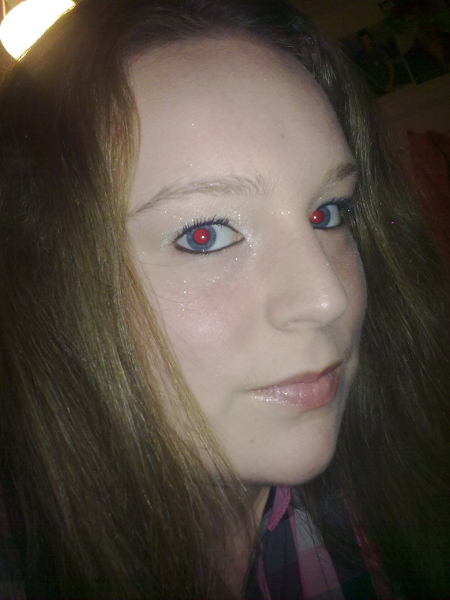
#> input picture testPhotos/red-eye9.jpg, 900 x 1200 px (shown at 1/2 size)
$ python OjosRojos.py
#> lines starting #> are read from the running program, lines starting #| are printed output that depends on the picture; after the words box and inside, x2 and y2 are one past the last pixel; in counts of white or black regions, pixels touching at a corner belong together
### circleDetector.py
import numpy as np
class Circle:
    p1 = []
    p2 = []
    p3 = []
    center = []
    radius = 0
    def __init__(self, _p1): #Constructor
        self.p1 = _p1
        self.mat = [[],[],[]]
        self.ds, self.dc, self.dd, self.de = 0,0,0,0
        self.c,self.d,self.e = 0,0,0
    #Funciones que dan solucion a un sistema de ecuaciones con 3 incogintas a partir de la regla de Cramer
    def get_ds(self):
        self.ds = np.linalg.det([ [self.mat[0][0],self.mat[0][1],self.mat[0][2]],
                                  [self.mat[1][0],self.mat[1][1],self.mat[1][2]],
                                  [self.mat[2][0],self.mat[2][1],self.mat[2][2]] ])
    def getdc(self):
        self.dc = np.linalg.det([ [self.mat[0][3],self.mat[0][1],self.mat[0][2]],
                                  [self.mat[1][3],self.mat[1][1],self.mat[1][2]],
                                  [self.mat[2][3],self.mat[2][1],self.mat[2][2]] ])
    def get_dd(self):
        self.dd = np.linalg.det([ [self.mat[0][0],self.mat[0][3],self.mat[0][2]],
                                  [self.mat[1][0],self.mat[1][3],self.mat[1][2]],
                                  [self.mat[2][0],self.mat[2][3],self.mat[2][2]] ])
    def get_de(self):
        self.de = np.linalg.det([ [self.mat[0][0],self.mat[0][1],self.mat[0][3]],
                                  [self.mat[1][0],self.mat[1][1],self.mat[1][3]],
                                  [self.mat[2][0],self.mat[2][1],self.mat[2][3]] ])
    def ti(self,x,y):
        return (pow(x,2)+pow(y,2))*-1
    def create_mat(self):
        self.mat = [[self.p1[0],self.p1[1],1,self.ti(self.p1[0],self.p1[1])],[self.p2[0], self.p2[1],1,self.ti(self.p2[0],self.p2[1])],[self.p3[0], self.p3[1], 1,self.ti(self.p3[0],self.p3[1])]]
    def calc_center(self,z):
        return pow(z/2,2)
    def get_eq(self):
        #Funcion que defina la eucación de una circunferencia a partir de 3 puntos. Ejemplo del metodo utilizado: https://www.youtube.com/watch?v=gkQUyBf2VC8
        self.create_mat()
        self.get_ds()
        self.getdc()
        self.get_dd()
        self.get_de()
        self.c = self.dc/(2*self.ds) #completa el cuadrado
        self.d = self.dd/(2*self.ds) #completa el cuadrado
        self.e = self.de/self.ds
        self.center = [int(self.c*-1),int(self.d*-1)]
        self.radius = int(pow((-1*self.e)+pow(self.c,2)+pow(self.d,2),0.5))

### OjosRojos.py
import cv2
import numpy as np
from circleDetector import Circle

#parameters:
imageSource = "testPhotos/red-eye9.jpg"

minBrightness = 15
numOfTests = 30
successTolerance = 0.75
circleToreranceDelta = 0.1
outerCircTolerance =  0.025
#end of parameters

#functions
def gamma(img, gamma):
    inv_gamma = 1/gamma
    table = np.array([((i / 255.0) ** inv_gamma) * 255
		for i in np.arange(0, 256)]).astype("uint8")
    return cv2.LUT(img, table)

def circunferencia(x,h,k,r):
    return int(pow(pow(r,2)-pow(x-h,2),0.5)+k)
#end of functions

img_original = cv2.imread(imageSource)
#> img_original is the input picture: shape (1200, 900, 3); mean B, G, R 66.6, 75.6, 84.8
cv2.imshow("Original image", img_original)

img = img_original

tamanio = np.shape(img) #[y,x]
tamanio_original = tamanio
if(tamanio[0] > 800): #en caso de que la imagen sea muy grande, se escala proporcionalmente para agilizar su procesamiento.
    img = cv2.resize(img, (800, int(tamanio[0]*800/tamanio[1])))
    tamanio = np.shape(img)
if(tamanio[1] > 800):
    img = cv2.resize(img, ((int(tamanio[1]*800/tamanio[0])),800))
    tamanio = np.shape(img)

print("y: ",tamanio[0])
#| y:  1066
print("x: ",tamanio[1])
#| x:  800

#BGR
imgChannels = [img[:,:,0], img[:,:,1], img[:,:,2]]


imgChannels[2] = gamma(imgChannels[2],0.8) #se aplica función gamma en el canal R (de BGR) para disminuir los tonos rojizos
#> in gamma, `return cv2.LUT(img, table)`:
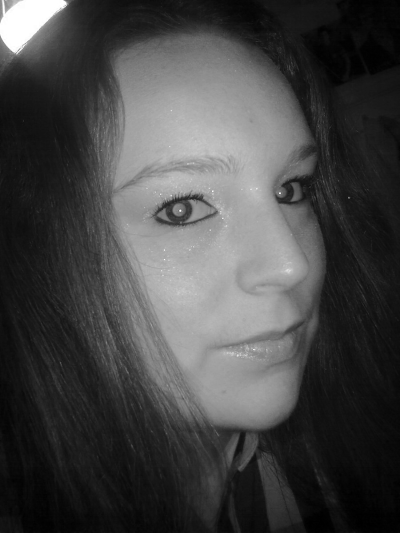
#> returned value: shape (1066, 800) (shown at 1/2 size); min 0, max 255, mean 69.1

imgMerged = cv2.merge(imgChannels) #se concatenan los tres canales con gamma en canal R
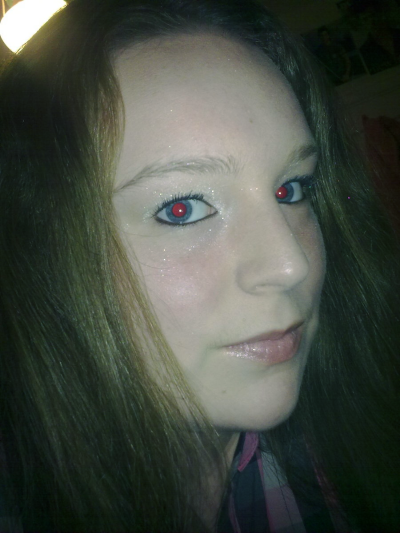
#> imgMerged: shape (1066, 800, 3) (shown at 1/2 size); mean of channels 0, 1, 2 66.5, 75.5, 69.1; drawn as B, G, R

imgGauss = cv2.GaussianBlur(imgMerged,(9,9),5) #se hace un blur a la imagen para reducir el ruido

#cv2.imshow("gamma",imgMerged)
#cv2.imshow("gamma-gauss",imgGauss)
imgHSV = cv2.cvtColor(imgGauss, cv2.COLOR_BGR2HSV)
#> imgHSV: shape (1066, 800, 3); mean H, S, V 54.9, 69.6, 76.8


#H(0-180) S(0-100) V(0-100)
imgReds = (imgHSV[:,:,0] <= 5) & (imgHSV[:,:,1] > 80) & (imgHSV[:,:,2] > minBrightness) #se hace un threshold para los pixeles con hue correspondiente a un rojo con valores cercanos a 0°
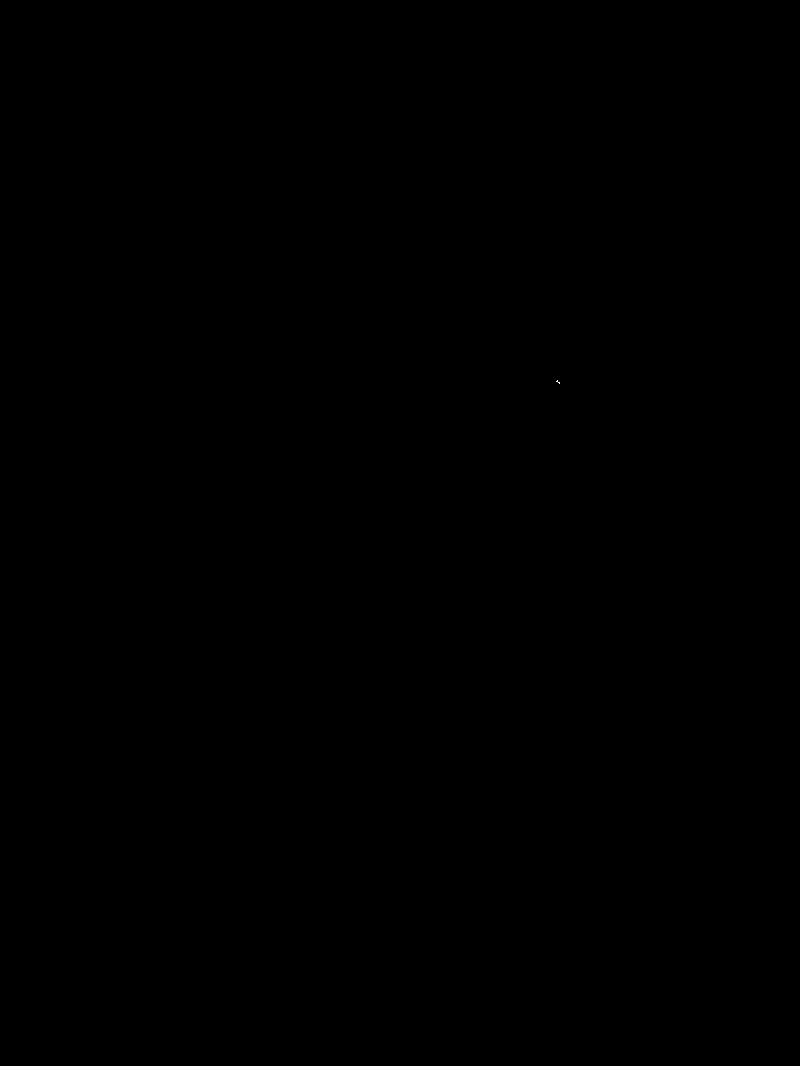
#> imgReds: shape (1066, 800) bool; 0% white in thin lines or dots, all inside (x1, y1, x2, y2) = (556, 380, 560, 384)
imgPinks = (imgHSV[:,:,0] >= 120) & (imgHSV[:,:,1] > 80) & (imgHSV[:,:,2] > minBrightness)#se hace un threshold para los pixeles con hue correspondiente a un rojo con valores cercanos a 179°
#> imgPinks: shape (1066, 800) bool; 0.1% white; 11 white regions (8 under 20 px), largest, box (x1, y1, x2, y2) and area: (345, 407, 371, 433) 506, (554, 374, 573, 395) 276, (491, 914, 498, 921) 32
imgReds = imgReds + imgPinks #se juntan los 2 umbrales para crear una mascara de las zonas de la imagen que tienen rojos
#> imgReds: shape (1066, 800) bool; 0.1% white; 11 white regions (8 under 20 px), largest, box (x1, y1, x2, y2) and area: (345, 407, 371, 433) 506, (554, 374, 573, 395) 282, (491, 914, 498, 921) 32

imgEdges = cv2.Canny(imgReds.astype(np.uint8)*255, 100,100);#edge detection, crea una imagen con los bordes del umbral
#> imgEdges: shape (1066, 800); 0.03% white in thin lines or dots, all inside (x1, y1, x2, y2) = (344, 374, 573, 1066)

posibleCircleBlocks = np.zeros((tamanio[0],tamanio[1]),int).astype(np.uint8) #solo para mostrar el proceso
justCircles = np.zeros((tamanio[0],tamanio[1]),int).astype(np.uint8)
justCirclesArea = np.zeros((tamanio[0],tamanio[1]),int).astype(np.uint8)


cv2.imshow("redEdges", imgEdges) #muestra los bordes del umbral
for x in range(0,tamanio[1]):
    for y in range(0, tamanio[0]):
        found = False
        if(imgEdges[y,x] == 255):
            #se ejecuta cuando encuentra un pixel de un borde del umbral
            tempCirc = Circle([x,y]) #se crea un objeto Circle, el cual puede calcular las propiedades de un circulo dados tres puntos[x,y]
                                     #y se pasa en el parametro del constructor el primer pixel encontrado de un borde figura dentro del umbral
            for x in range(tempCirc.p1[0]+1, tamanio[1]):
                if not(imgReds[y,x]):
                    tempCirc.p2 = [x,y]
                    found = True
                    break; #se hace un sliding-window de 1x1 hacia la derecha, hasta que sale de la figura, y a ese punto se le asigna como el segundo punto de la circunferencia
                found = False
            if(found):
                found = False
                x = int((tempCirc.p1[0]+tempCirc.p2[0])/2) # ahora se va a mover el eje x = (la mitad de los extremos)
                if(x == tempCirc.p1[0]): continue #en caso de que el circulo detectado se de 2x2
                for y in range(tempCirc.p1[1]+1, tamanio[0]):
                    if not(imgReds[y,x]):
                        tempCirc.p3 = [x,y]
                        found = True
                        break; #se hace un sliding-window de 1x1 hacia abajo hasta que sale de la figura, y a ese punto se le asigna como el tercer punto de la circunferencia
                    found = False
                if(found):
                    tempCirc.get_eq() #si se encuentran 3 puntos, entonces se encuentra la circunferencia que pasa por esos 3 puntos
                    if(tempCirc.radius > (tamanio[0]+tamanio[1])/4): continue #en caso de que encuentre un circulo muy grande


                    successCount = 0 #contador que ayuda a calificar que tanto se parece la figura a un circulo

                    tempRadius = int(tempCirc.radius*0.75) #reduce el radio del posible circulo para comprobar valores dentro del circulo, los cuales deben valer 1
                    minX = int(tempCirc.center[0] - tempRadius)
                    sizeX = tempRadius

                     #en caso de que se encuentre en un borde el posible circulo
                    if(minX < 0): minX = 0
                    if(tempCirc.center[0] + tempRadius > tamanio[1]): sizeX = tamanio[1]-minX-1

                    for i in range(numOfTests):
                        testX = int(minX + ((sizeX/numOfTests)*(i+1)))
                        testY = circunferencia(testX, tempCirc.center[0], tempCirc.center[1], tempRadius)

                        #en caso de que se encuentre en un borde el posible circulo
                        if(testY < 0): testY = 0
                        if(testY >= tamanio[0]): testY = tamanio[0]-1

                        if(imgReds[testY,testX]):
                            successCount +=1 #la imagen del umbral tiene un pixel con valor de 1 dentro de lo que corresponde al posible circulo en la parte superior
                        if(imgReds[int(testY-tempRadius),testX]):
                            successCount +=1 #la imagen del umbral tiene un pixel con valor de 1 dentro de lo que corresponde al posible circulo en la parte inferior

                    tempRadius = int(tempCirc.radius*1.25) #aumenta el radio del posible circulo para comprobar valores fuera del circulo, los cuales deben valer 0
                    minX = int(tempCirc.center[0] - tempRadius)
                    sizeX = tempRadius

                     #en caso de que se encuentre en un borde el posible circulo
                    if(minX < 0): minX = 0
                    if(tempCirc.center[0] + tempRadius > tamanio[1]): sizeX = tamanio[1]-minX-1
                    for i in range(numOfTests):
                        testX = int(minX + ((sizeX/numOfTests)*(i+1))) # se fracciona en puntos del eje x que esten dentro del dominio del posible circulo
                        testY = circunferencia(testX, tempCirc.center[0], tempCirc.center[1], tempRadius) #se obtiene su posición en y, de acuerdo con la funcion de una circunferencia

                        #en caso de que se encuentre en un borde el posible circulo
                        if(testY < 0): testY = 0
                        if(testY >= tamanio[0]): testY = tamanio[0]-1

                        if not(imgReds[testY,testX]):
                            successCount +=1 #la imagen del umbral tiene un pixel con valor de 0 fuera de lo que corresponde al posible circulo en la parte superior
                        if not(imgReds[int(testY-tempRadius),testX]): #propiedad de simetria de una circunferencia
                            successCount +=1 #la imagen del umbral tiene un pixel con valor de 0 fuera de lo que corresponde al posible circulo en la parte inferior

                    if(successCount/(numOfTests*4) > successTolerance):
                        posibleCircleBlocks[int(tempCirc.center[1] - tempRadius):int(tempCirc.center[1] + tempRadius),int(tempCirc.center[0] - tempRadius):int(tempCirc.center[0] + tempRadius)] = 255
                        tempBlock = imgReds[int(tempCirc.center[1] - tempRadius):int(tempCirc.center[1] + tempRadius),int(tempCirc.center[0] - tempRadius):int(tempCirc.center[0] + tempRadius)]
                        tempBlock = tempBlock.astype(np.uint8) #se va a crear un bloque que sustrae el posible circulo de la imagen
                        tempAvg =  cv2.mean(tempBlock)[0]; #calcula el promedio de valores de los pixeles
                        cv2.circle(tempBlock,(tempRadius,tempRadius),tempCirc.radius,1,-1) #añade un circulo de unos al bloque del tamaño teorico del ojo
                        tempAvg2 =  cv2.mean(tempBlock)[0]; #nuevamente calcula el promedio del bloque pero ahora concatenado con la mascara del circulo
                        #si es un circulo, no se debieron de haber remplazado muchos valores, por lo que los promedios(tempAvg y tempAvg2) deben de ser muy similares
                        cv2.circle(tempBlock,(tempRadius,tempRadius),tempRadius,0,-1) #posteriormente se borra un circulo del tamaño del bloque
                        blackAvg = cv2.mean(tempBlock)[0]; #ahora al calcular el promedio con el circulo borrado
                        #si es un circulo, el bloque debería ser casi negro.
                        if(abs(tempAvg-tempAvg2) < circleToreranceDelta and blackAvg < outerCircTolerance): #en esta comparación se confirma que la figura es un circulo
                            #se crean mascaras que sustraen los circulos del resto de la imagen
                            justCirclesArea[int(tempCirc.center[1] - tempRadius):int(tempCirc.center[1] + tempRadius),int(tempCirc.center[0] - tempRadius):int(tempCirc.center[0] + tempRadius)] = 255
                            imgEdges[int(tempCirc.center[1] - tempRadius):int(tempCirc.center[1] + tempRadius),int(tempCirc.center[0] - tempRadius):int(tempCirc.center[0] + tempRadius)] = 0 #se borra el circulo de la imagen de bordes para evitar que se recalcule
                            justCircles[int(tempCirc.center[1] - tempRadius):int(tempCirc.center[1] + tempRadius),int(tempCirc.center[0] - tempRadius):int(tempCirc.center[0] + tempRadius)] = imgReds[int(tempCirc.center[1] - tempRadius):int(tempCirc.center[1] + tempRadius),int(tempCirc.center[0] - tempRadius):int(tempCirc.center[0] + tempRadius)]
#> imgEdges: shape (1066, 800); 0.01% white in thin lines or dots, all inside (x1, y1, x2, y2) = (469, 913, 552, 1066)
#> justCircles: shape (1066, 800); values 0 (black) and 1 (white), 0.09% white; 2 white regions, box (x1, y1, x2, y2) and area: (345, 407, 371, 433) 506, (554, 374, 573, 395) 282
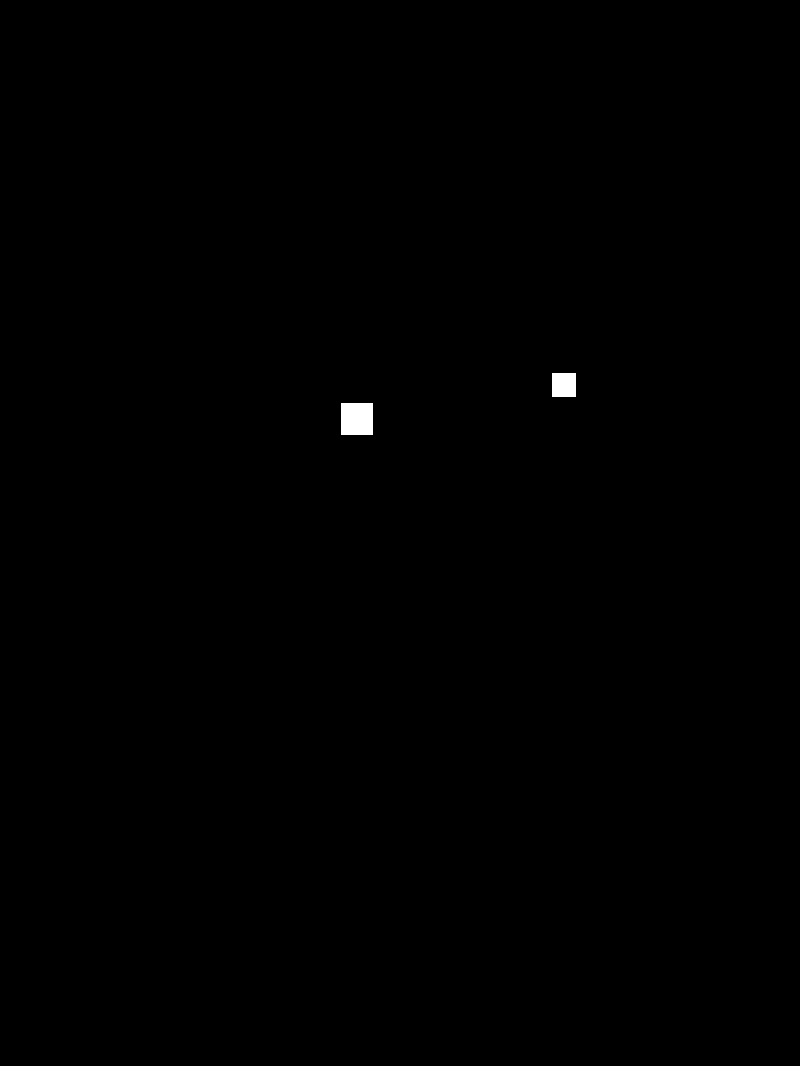
#> justCirclesArea: shape (1066, 800); 0.19% white; 2 white regions, box (x1, y1, x2, y2) and area: (341, 403, 373, 435) 1024, (552, 373, 576, 397) 576
#> posibleCircleBlocks: shape (1066, 800); 0.2% white; 4 white regions (2 under 20 px), largest, box (x1, y1, x2, y2) and area: (341, 403, 373, 435) 1024, (550, 372, 576, 397) 646
#> tempBlock: shape (24, 24); every value is 0
#> after the loop, blackAvg = 0; minX = 552; sizeX = 12; successCount = 91; tempAvg = 0.49; tempAvg2 = 0.578; tempCirc.p2 = [570, 377]; tempCirc.p3 = [564, 395]; tempRadius = 12; testX = 564; testY = 397


#cv2.imshow("posible circle Area", posibleCircleBlocks) #solo para mostrar las zonas donde hubieron figuras con borde similar a una circunferencia
#cv2.imshow("circle Area", justCirclesArea) #solo para mostrar las zonas donde detecto circulos
#cv2.imshow("isolated circles", justCircles*255) #una matriz boolanea donde se aislan todos los circulos rojos del resto de la imagen

#se añade un blur a la imagen para que los cambios de color no sean tan abruptos y se rescala la imagen al tamaño original
bluryCircles = cv2.GaussianBlur(cv2.resize(justCircles*1.0,(tamanio_original[1],tamanio_original[0])),(21,21),2) # *1.0 para hacerlo float y que el blur sea entre 0 y 1
#cv2.imshow("blury circles", bluryCircles)

imgHSV_original = cv2.cvtColor(img_original, cv2.COLOR_BGR2HSV) #convierte la imagen original (sin ninguna operación) a HSV para modificar las tonalidades de los ojos
#> imgHSV_original: shape (1200, 900, 3); mean H, S, V 26.2, 74.4, 85.3


imgHSV_original[:,:,0] = (40*bluryCircles) + (imgHSV_original[:,:,0]*(1-bluryCircles)) #que tanto aporta el Hue original en los ojos
#> imgHSV_original: shape (1200, 900, 3); mean H, S, V 26.1, 74.4, 85.3
imgHSV_original[:,:,1] = imgHSV_original[:,:,1]*(1-(bluryCircles*0.9)) #vuelve la zona de los ojos en casi blanco y negro
#> imgHSV_original: shape (1200, 900, 3); mean H, S, V 26.1, 74.3, 85.3
imgHSV_original[:,:,2] = imgHSV_original[:,:,2]*(1-(bluryCircles*0.8)) #oscurece la zona de los ojos
#> imgHSV_original: shape (1200, 900, 3); mean H, S, V 26.1, 74.3, 85.2
finalImg = cv2.cvtColor(imgHSV_original,cv2.COLOR_HSV2BGR)

cv2.namedWindow("Final image", cv2.WINDOW_NORMAL)
cv2.imshow("Final image", finalImg.astype(np.uint8))


cv2.imwrite("result.jpg",finalImg)
cv2.waitKey(0)

$ run again, with testPhotos/red-eye0.jpg copied over testPhotos/red-eye9.jpg
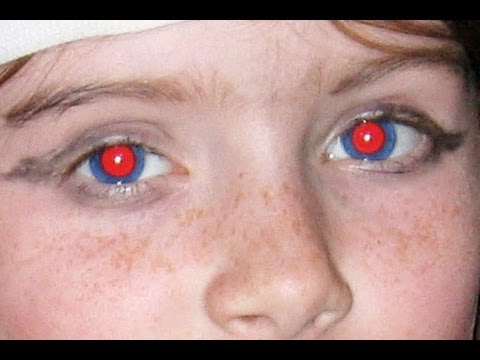
#> input picture testPhotos/red-eye0.jpg, 480 x 360 px
#> img_original is the input picture: shape (360, 480, 3); mean B, G, R 137.5, 142, 175.5
#| y:  360
#| x:  480
#> imgHSV: shape (360, 480, 3); mean H, S, V 22.7, 49.3, 166.6
#> `imgPinks = (imgHSV[:,:,0] >= 120) & (imgHSV[:,:,1] > 80) & (imgHSV[:,:..`:
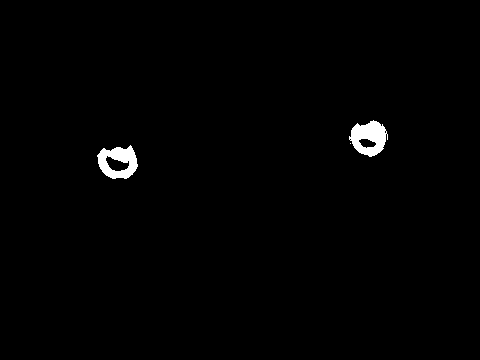
#> imgPinks: shape (360, 480) bool; 1% white; 3 white regions (1 under 20 px), largest, box (x1, y1, x2, y2) and area: (349, 120, 388, 157) 889, (97, 145, 138, 179) 836
#> after the loop `for x in range(0,tamanio[1]):`:
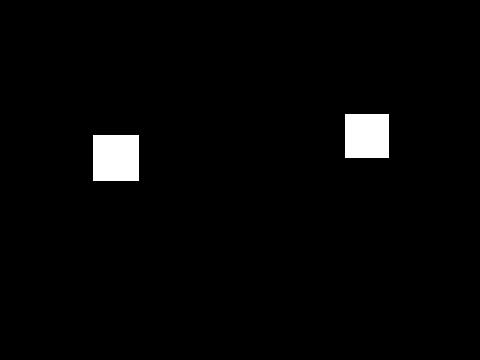
#> justCirclesArea: shape (360, 480); 2.3% white; 2 white regions, box (x1, y1, x2, y2) and area: (93, 135, 139, 181) 2116, (345, 114, 389, 158) 1936
#> after the loop `for x in range(0,tamanio[1]):`: blackAvg = 0; minX = 345; sizeX = 22; successCount = 97; tempAvg = 0.535; tempAvg2 = 0.565; tempCirc.p2 = [386, 140]; tempCirc.p3 = [367, 155]; tempRadius = 22; testX = 367; testY = 158
